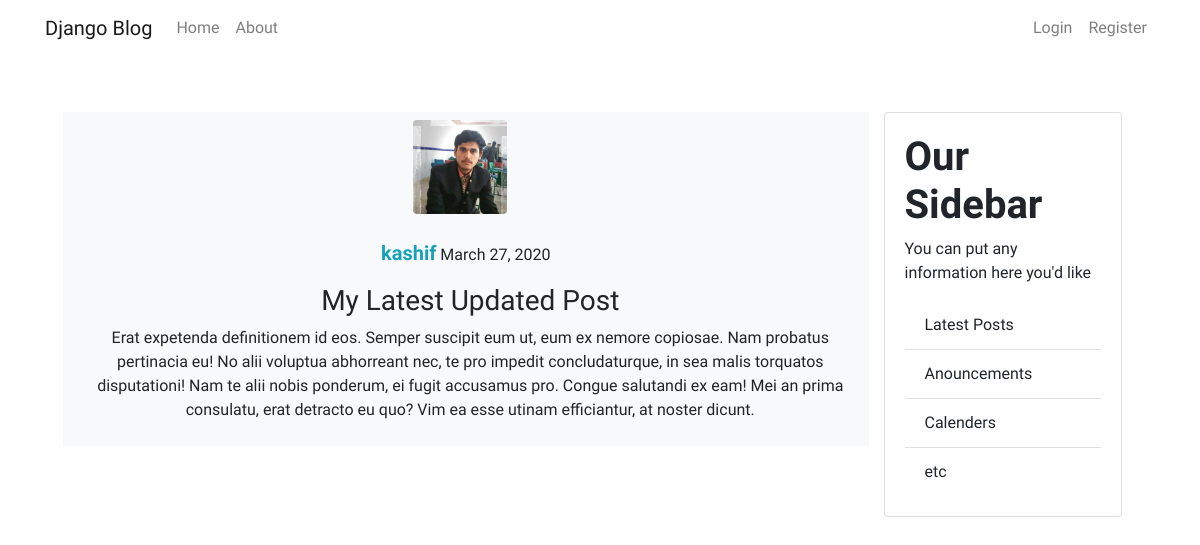
The app's page /post/36/ with its own data.
### blog/models.py (models this page shows, shortened)
class Post(models.Model):
    title = models.CharField(max_length=200)
    content = models.TextField()
    date_posted = models.DateTimeField(default=timezone.now)
    author      = models.ForeignKey(User,on_delete=models.CASCADE)

### users/models.py (models this page shows, shortened)
class Profile(models.Model):
    user  = models.OneToOneField(User,on_delete=models.CASCADE)
    image = models.ImageField(default='azadari.png', upload_to='profile_pics')

### blog/views.py (the view)
# urls.py: path('post/<int:pk>/',PostDetailView.as_view(), name="post-detail"),
class PostDetailView(DetailView):
    model = Post

### blog/templates/blog/post_detail.html (shortened to what this page needs)
{% extends 'blog/base.html' %}
{% block content %}
  <div class="bg-light mt-3 row text-center" >
    <div class="col-12" >
      <div class="ml- 4 mt-2" >
        <img src="{{object.author.profile.image.url }}" alt="" class="img-fluid rounded" width="94" height="66">
      </div>
      <div class="mt-4">
        <strong class="text-info " >{{ object.author }}</strong>  {{ object.date_posted|date:'F d, Y' }}
      </div>
    </div>
    <div class="col-12 pl-4 pb-2 pt-2">
      <h3>{{ object.title }}</h3>
      <p>{{ object.content }} </p>
    </div>
  </div>
{% endblock content %}

### blog/static/blog/css/style.css (style rules this page uses)
body { font-family: 'Barlow Condensed', sans-serif; background-color:white; }
strong { font-size: 20px; }
img { margin-right: 12px; }

### records on screen
Post: author.profile.image (picture), author "kashif", date_posted "March 27, 2020", title "My Latest Updated Post", content "Erat expetenda definitionem id eos. Semper suscipit eum ut, eum ex nemore copiosae. Nam probatus pertinacia eu! No alii voluptua abhorreant nec, te pro impedit concludaturque, in sea malis torquatos disputationi! Nam te alii nobis ponderum, ei fugit accusamus pro. Congue salutandi ex eam! Mei an prima consulatu, erat detracto eu quo? Vim ea esse utinam efficiantur, at noster dicunt."
